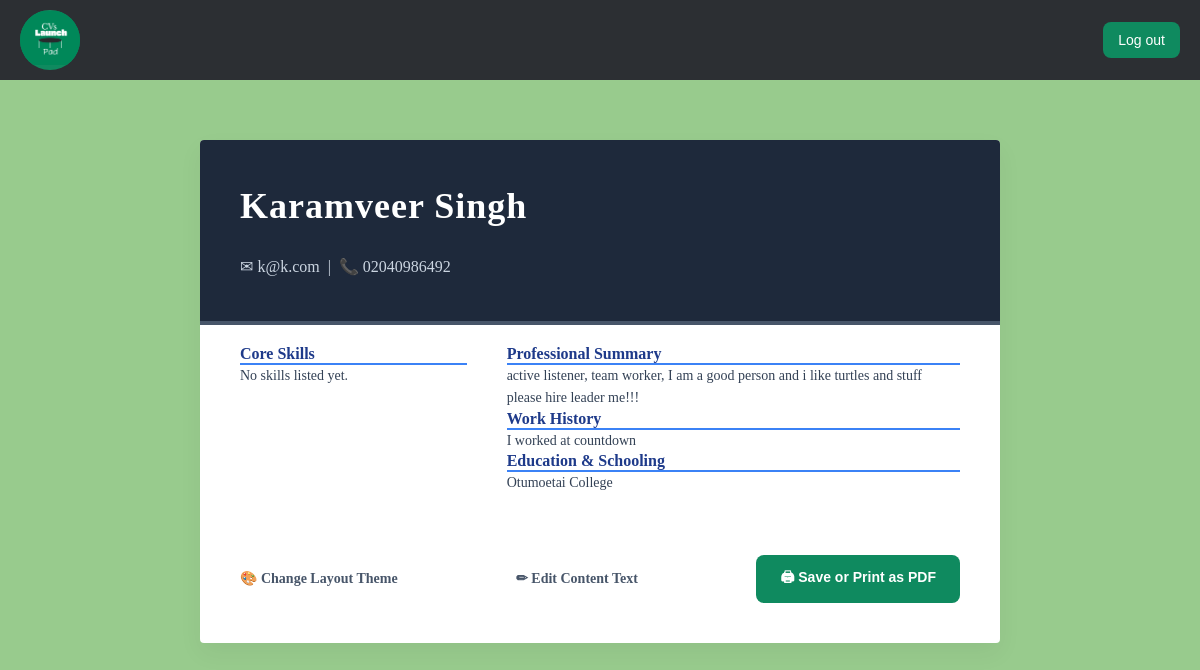
Page /cv/1/ (signed in) on the earlier database version.
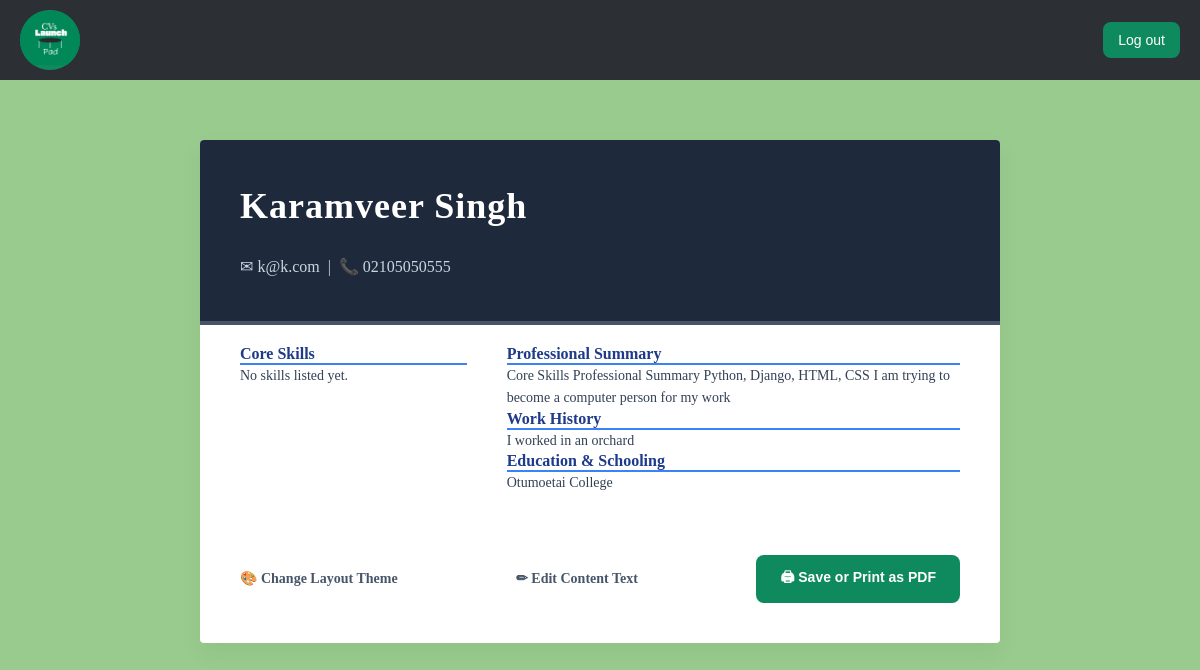
Same page on the later database version.
### cv/models.py (models this page shows)
class CVProfile(models.Model):
    full_name = models.CharField(max_length=100, blank=True)
    user = models.OneToOneField(settings.AUTH_USER_MODEL, on_delete=models.CASCADE)
    phone = models.CharField(max_length=20, blank=True)
    summary = models.TextField(blank=True)
    skills = models.TextField(help_text="Comma-separated skills", blank=True)
    experience = models.TextField(blank=True)
    education = models.TextField(blank=True)
    TEMPLATE_CHOICES = [
        ('template1', 'Modern Green'),
        ('template2', 'Classic Slate'),
        ('template3', 'Creative Teal'),
        ('template4', 'Minimal Elegant'),
        ('template5', 'Executive Charcoal'),
        ('template6', 'Warm Ochre'),
        ('template7', 'Rose Wine'),
        ('template8', 'Royal Blue'),
        ('template9', 'Dark Mode'),
        ('template10', 'Minimal Stack'),
        ('template11', 'Forest Compact'),
        ('template12', 'Amber Clean'),
    ]
    design_choice = models.CharField(max_length=20, choices=TEMPLATE_CHOICES, default='template1')

### users/models.py (models this page shows, shortened)
class User(AbstractBaseUser, PermissionsMixin):
    username = models.CharField(max_length=150, unique=True)
    email = models.EmailField(unique=True)
    is_active = models.BooleanField(default=True)
    is_staff = models.BooleanField(default=False)
    objects = UserManager()
    USERNAME_FIELD = 'email'
    REQUIRED_FIELDS = ['username']

### cv/views.py (the view)
# urls.py: path('<int:profile_id>/', views.overview, name='cv_template'),
@login_required
def overview(request, profile_id):
    profile = get_object_or_404(CVProfile, id=profile_id, user=request.user)
    return render(request, 'cv/cv_template.html', {'profile': profile})

### cv/templates/cv/cv_template.html (shortened to what the changed rows need)
{% extends 'layout.html' %}
{% load static %}
{% block content %}
<div class="cv-preview-bg">
    <div class="cv-container {% if profile.design_choice == 'template2' %}t2-container{% elif profile.design_choice == 'template3' %}t3-container{% elif profile.design_choice == 'template4' %}t4-container{% elif profile.design_choice == 'template5' %}t5-container{% elif profile.design_choice == 'template6' %}t6-container{% elif profile.design_choice == 'template7' %}t7-container{% elif profile.design_choice == 'template8' %}t8-container{% elif profile.design_choice == 'template9' %}t9-container{% elif profile.design_choice == 'template10' %}t10-container{% elif profile.design_choice == 'template11' %}t11-container{% elif profile.design_choice == 'template12' %}t12-container{% else %}t1-container{% endif %}">
        {% if profile.design_choice == 'template2' %}
            <header class="t2-header">
                <h1>{{ profile.full_name|default:profile.user.username }}</h1>
                <p>✉ {{ profile.user.email }} &nbsp;|&nbsp; 📞 {{ profile.phone|default:"Not specified" }}</p>
            </header>
        {% elif profile.design_choice == 'template3' %}
            <header class="t3-header">
                <h1>{{ profile.full_name|default:profile.user.username }}</h1>
                <p>✉ {{ profile.user.email }} &nbsp;•&nbsp; 📞 {{ profile.phone|default:"Not specified" }}</p>
            </header>
        {% elif profile.design_choice == 'template4' %}
            <header class="t4-header">
                <h1>{{ profile.full_name|default:profile.user.username }}</h1>
                <p>EMAIL: {{ profile.user.email }} &nbsp;//&nbsp; PHONE: {{ profile.phone|default:"Not specified" }}</p>
            </header>
        {% elif profile.design_choice == 'template5' %}
            <header class="t5-header">
                <h1>{{ profile.full_name|default:profile.user.username }}</h1>
                <p>✉ {{ profile.user.email }} &nbsp;|&nbsp; 📞 {{ profile.phone|default:"Not specified" }}</p>
            </header>
        {% elif profile.design_choice == 'template6' %}
            <header class="t6-header">
                <h1>{{ profile.full_name|default:profile.user.username }}</h1>
                <p style="color: #78350f;">✉ {{ profile.user.email }} &nbsp;•&nbsp; 📞 {{ profile.phone|default:"Not specified" }}</p>
            </header>
        {% elif profile.design_choice == 'template7' %}
            <header class="t7-header">
                <h1>{{ profile.full_name|default:profile.user.username }}</h1>
                <p>✉ {{ profile.user.email }} | 📞 {{ profile.phone|default:"Not specified" }}</p>
            </header>
        {% elif profile.design_choice == 'template8' %}
            <header class="t8-header">
                <h1>{{ profile.full_name|default:profile.user.username }}</h1>
                <p>✉ {{ profile.user.email }} | 📞 {{ profile.phone|default:"Not specified" }}</p>
            </header>
        {% elif profile.design_choice == 'template9' %}
            <header class="t9-header">
                <h1>{{ profile.full_name|default:profile.user.username }}</h1>
                <p>✉ {{ profile.user.email }} | 📞 {{ profile.phone|default:"Not specified" }}</p>
            </header>
        {% elif profile.design_choice == 'template10' %}
            <header class="t10-header">
                <h1>{{ profile.full_name|default:profile.user.username }}</h1>
                <p>✉ {{ profile.user.email }} | 📞 {{ profile.phone|default:"Not specified" }}</p>
            </header>
        {% elif profile.design_choice == 'template11' %}
            <header class="t11-header">
                <h1>{{ profile.full_name|default:profile.user.username }}</h1>
                <p>✉ {{ profile.user.email }} | 📞 {{ profile.phone|default:"Not specified" }}</p>
            </header>
        {% elif profile.design_choice == 'template12' %}
            <header class="t12-header">
                <h1>{{ profile.full_name|default:profile.user.username }}</h1>
                <p>✉ {{ profile.user.email }} | 📞 {{ profile.phone|default:"Not specified" }}</p>
            </header>
        {% endif %}
        {% if profile.design_choice == 'template4' or profile.design_choice == 'template10' %}
            <div class="cv-content-single">
                <div class="{% if profile.design_choice == 'template4' %}t4-section{% else %}t10-section{% endif %}">
                    <h2>Professional Summary</h2>
                    <p class="cv-text">{{ profile.summary|default:"No summary listed yet." }}</p>
                </div>
                <div class="{% if profile.design_choice == 'template4' %}t4-section{% else %}t10-section{% endif %}">
                    <h2>Core Skills</h2>
                    <p class="cv-text">{{ profile.skills|default:"No skills listed yet." }}</p>
                </div>
                <div class="{% if profile.design_choice == 'template4' %}t4-section{% else %}t10-section{% endif %}">
                    <h2>Work History</h2>
                    <p class="cv-text">{{ profile.experience|default:"No work history listed yet." }}</p>
                </div>
                <div class="{% if profile.design_choice == 'template4' %}t4-section{% else %}t10-section{% endif %}">
                    <h2>Education & Schooling</h2>
                    <p class="cv-text">{{ profile.education|default:"No credentials listed yet." }}</p>
                </div>
            </div>
        {% else %}
            <div class="cv-content" style="{% if profile.design_choice == 'template9' %}background-color: #0f172a !important; color: #f8fafc !important;{% else %}background-color: #ffffff !important; color: #1e293b !important;{% endif %}">
                <aside>
                    <div class="{% if profile.design_choice == 'template2' %}t2-section{% elif profile.design_choice == 'template3' %}t3-section{% elif profile.design_choice == 'template5' %}t5-section{% elif profile.design_choice == 'template6' %}t6-section{% elif profile.design_choice == 'template7' %}t7-section{% elif profile.design_choice == 'template8' %}t8-section{% elif profile.design_choice == 'template9' %}t9-section{% elif profile.design_choice == 'template11' %}t11-section{% elif profile.design_choice == 'template12' %}t12-section{% else %}t1-section{% endif %}">
                        <h2>Core Skills</h2>
                        <p class="cv-text">{{ profile.skills|default:"No skills listed yet." }}</p>
                    </div>
                </aside>
                <main>
                    <div class="{% if profile.design_choice == 'template2' %}t2-section{% elif profile.design_choice == 'template3' %}t3-section{% elif profile.design_choice == 'template5' %}t5-section{% elif profile.design_choice == 'template6' %}t6-section{% elif profile.design_choice == 'template7' %}t7-section{% elif profile.design_choice == 'template8' %}t8-section{% elif profile.design_choice == 'template9' %}t9-section{% elif profile.design_choice == 'template11' %}t11-section{% elif profile.design_choice == 'template12' %}t12-section{% else %}t1-section{% endif %}">
                        <h2>Professional Summary</h2>
                        <p class="cv-text">{{ profile.summary|default:"No summary listed yet." }}</p>
                    </div>
                    <div class="{% if profile.design_choice == 'template2' %}t2-section{% elif profile.design_choice == 'template3' %}t3-section{% elif profile.design_choice == 'template5' %}t5-section{% elif profile.design_choice == 'template6' %}t6-section{% elif profile.design_choice == 'template7' %}t7-section{% elif profile.design_choice == 'template8' %}t8-section{% elif profile.design_choice == 'template9' %}t9-section{% elif profile.design_choice == 'template11' %}t11-section{% elif profile.design_choice == 'template12' %}t12-section{% else %}t1-section{% endif %}">
                        <h2>Work History</h2>
                        <p class="cv-text">{{ profile.experience|default:"No work history listed yet." }}</p>
                    </div>
                    <div class="{% if profile.design_choice == 'template2' %}t2-section{% elif profile.design_choice == 'template3' %}t3-section{% elif profile.design_choice == 'template5' %}t5-section{% elif profile.design_choice == 'template6' %}t6-section{% elif profile.design_choice == 'template7' %}t7-section{% elif profile.design_choice == 'template8' %}t8-section{% elif profile.design_choice == 'template9' %}t9-section{% elif profile.design_choice == 'template11' %}t11-section{% elif profile.design_choice == 'template12' %}t12-section{% else %}t1-section{% endif %}">
                        <h2>Education & Schooling</h2>
                        <p class="cv-text">{{ profile.education|default:"No schooling listed yet." }}</p>
                    </div>
                </main>
            </div>
        {% endif %}
</div>
{% endblock %}

Differences in the rows shown:
changed CVProfile "No skills listed yet.": phone "02040986492" → "02105050555"; summary "active listener, team worker, I am a good person and i like turtles and stuff please hire leader me!!!" → "Core Skills Professional Summary Python, Django, HTML, CSS I am trying to become a computer person for my work"; experience "I worked at countdown" → "I worked in an orchard"
